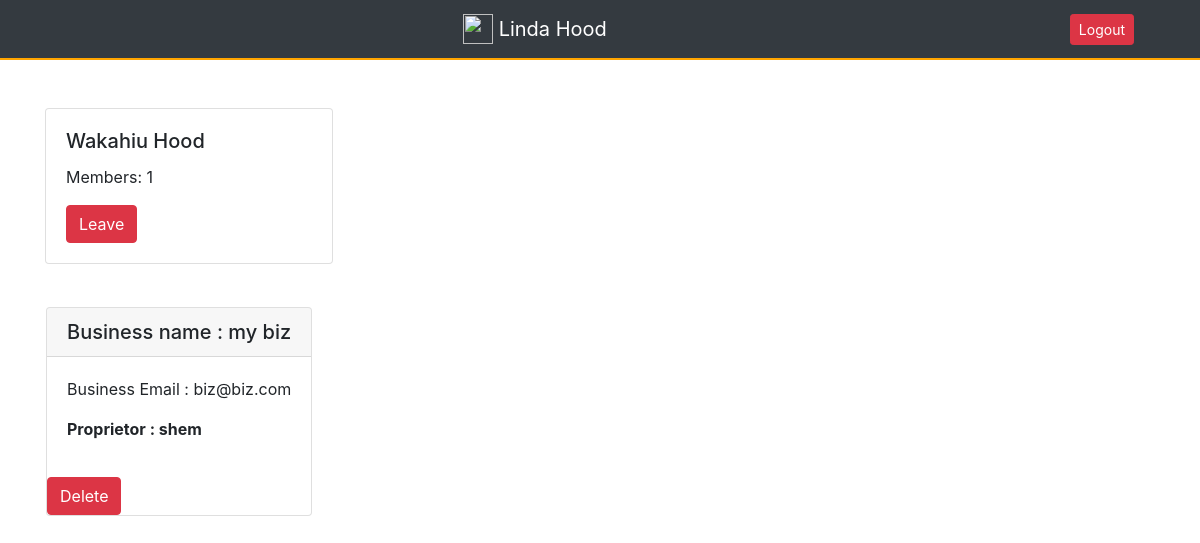
The page /hoods/businesses/in/wakahiu/ (signed in) on the database as committed earlier.
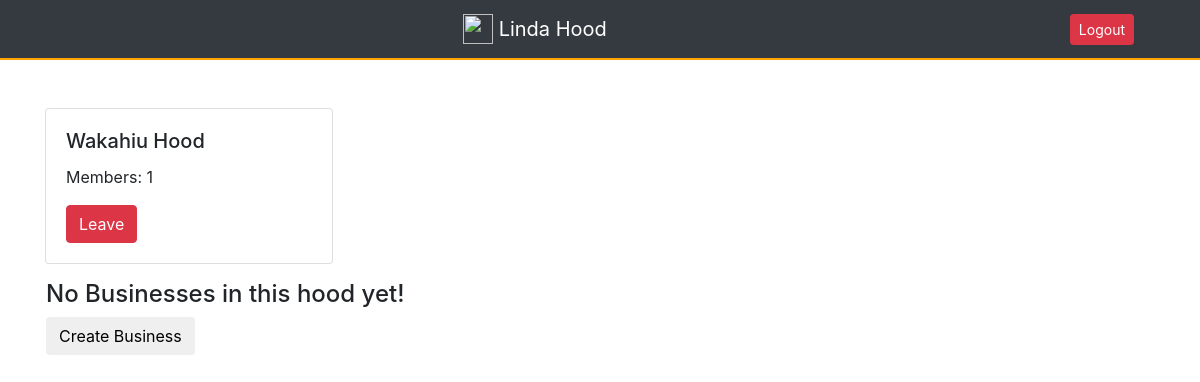
The same page on the database as committed later.
### hoods/models.py (models this page shows, shortened)
class Hood(models.Model):
    name = models.CharField(max_length=140, unique=True)
    slug = models.SlugField(allow_unicode=True,  unique=True)
    location = models.CharField(max_length=140, blank=True, default='')
    occupants = models.ManyToManyField(User, through='HoodMember')
    class Meta:
        ordering = ['name']

### posts/models.py (models this page shows, shortened)
class Business(models.Model):
    user = models.ForeignKey(User, related_name="businesses")
    created_at = models.DateTimeField(auto_now=True)
    business_name = models.CharField(max_length=140, blank=True, null=True)
    business_email = models.EmailField(max_length=70, blank=True)
    hood = models.ForeignKey(Hood, related_name='businesses', null=True, blank=True)
    class Meta:
        ordering = ['-created_at']
        unique_together = ['user', 'business_name']

### hoods/views.py (the view)
# urls.py: url(r'businesses/in/(?P<slug>[-\w]+)/$', views.SingleHood.as_view(), name='single'),
class SingleHood(generic.DetailView):
    model = Hood

### hoods/templates/hoods/hood_detail.html
{% extends "hoods/hood_base.html" %}
{% block prehood %}
  <div class="col-sm-6">
    <div class="card" style="width: 18rem; margin-top: 20%">
      <div class="card-body">
        <h5 class="card-title">{{hood.name|title }} Hood</h5>
        <p class="card-text">Members: {{hood.occupants.count}}</p>
        {% if user in hood.occupants.all %}
        <a href="{% url 'hoods:leave' slug=hood.slug %}" class="btn btn-danger">Leave</a>
        {% else %}
        <a href="{% url 'hoods:join' slug=hood.slug %}" class="btn btn-primary">Join</a>
        {% endif %}
      </div>
    </div>
  </div>
  <div class="col-sm-6">
  </div>
{% endblock %}
{% block hood_content %}
<div class="mt-3 ml-3">
  {% if hood.businesses.count == 0 %}
  <h4>No Businesses in this hood yet!</h4>
  {% if user in hood.occupants.all %}
  <a href="{% url 'posts:create' %}"><button class="btn btn-tertiary" style="">Create Business</button> </a>
  {% endif %}
  {% else %}
    {% for business in hood.businesses.all %}
     {% include "posts/_post.html" %}
    {% endfor %}
  {% endif%}
</div>
{% endblock %}

### hoods/templates/hoods/hood_base.html (shortened to what this page needs)
{% extends "base.html" %} {% block content %}
<div class="container">
  <div class="row">
    {% block prehood %} {% endblock %}
    {% block hood_content %} {% endblock %}
  </div>
</div>
{% endblock %}

### templates/base.html (shortened to what this page needs)
{% load bootstrap4 %}
{% load static%}
<!DOCTYPE html>
<html>
<head>
  <link rel="stylesheet" href="https://maxcdn.bootstrapcdn.com/bootstrap/4.0.0/css/bootstrap.min.css">
</head>
<body style="background: url(https://images.unsplash.com/photo-1499310392581-322cec0355a6?ixlib=rb-0.3.5&q=80&fm=jpg&crop=entropy&cs=tinysrgb&w=1080&fit=max&ixid=eyJhcHBfaWQiOjF9&s=195675111b0e52404509f50a6adde11d); background-position: center;background-repeat: no-repeat;background-attachment: fixed;   background-size: cover;
  ">
  <nav class="navbar navbar-expand-lg navbar-dark bg-dark fixed-top" role="navigation" style="height: 60px; border-bottom: solid orange 2px;">
    <div class="navbar-header" style=" float: left;padding: 15px; text-align: center;width: 100%;">
      <a class="navbar-brand" href="{% url 'home' %}" style="float:none;">
        <img src="https://i.imgur.com/PbCNmPB.png" width="30" height="30" class="d-inline-block align-top" alt="">
        Linda Hood
      </a>
    </div>
    {% if user.is_authenticated %}
      <a href="{% url 'accounts:logout' %}">
        <button style="margin-right: 50px" class="btn btn-danger btn-sm" id="navbarNavDropdown">Logout</button>
      </a>
    {% endif %}
  </nav>
  {% block content %}
  {% endblock %}
</body>
</html>

### posts/templates/posts/_post.html (shortened to what this page needs)
<div class="post" style="margin-top: 10%">
  <div class="card" >
      <h5 class="card-header card-header text-center" >Business name : {{business.business_name}}</h5>
    <div class="card-body">
      <p>Business Email : {{business.business_email}}</p>
      <p><strong>Proprietor : {{business.user.username}}</strong></p>
    </div>
    <div class="content">
      {% if user.is_authenticated and business.user == user %}
      <a href="{% url 'posts:delete' pk=business.pk %}" title="delete" class="btn btn-danger">Delete</a>
      {% endif %}
    </div>
  </div>
</div>

Rows that differ between the two databases and show on the page:
removed Business: business_name "my biz", business_email "biz@biz.com", user.username "shem", shows "Delete"
Other text that changed with them:
text now shown: "No Businesses in this hood yet! Create Business"
